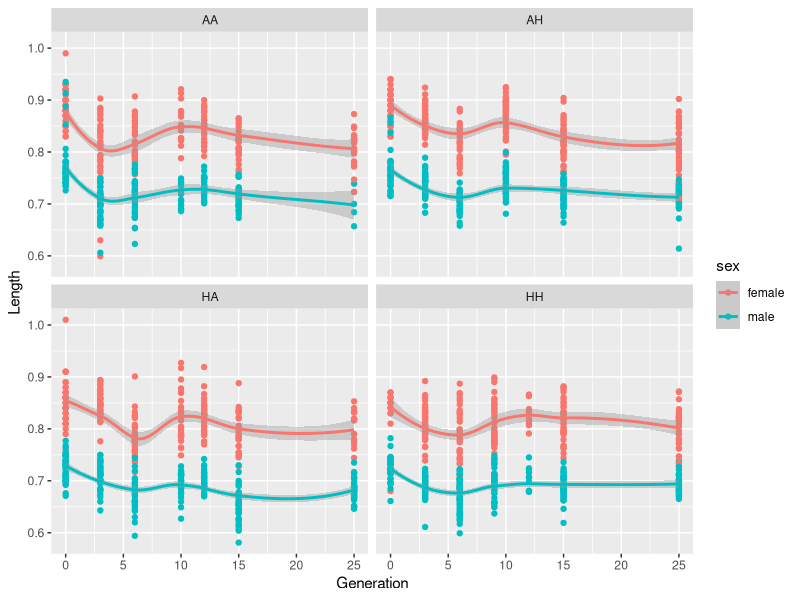
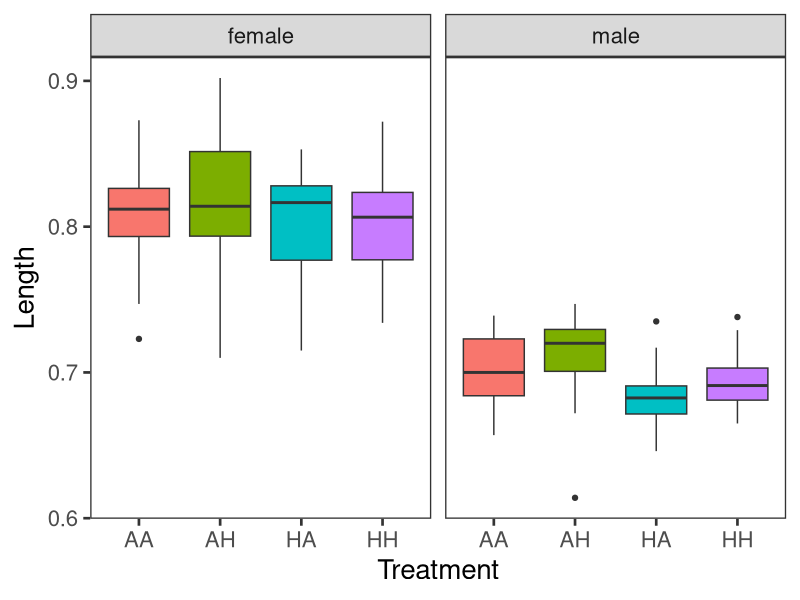

Source code (R) for these figures, in order:
library(tidyverse)

#Previous body size data 
sizes = read.csv(file = "Data/Body_size_data_complete.txt", sep = "\t")

adults = sizes %>%  
  filter(Stage != "C1") %>%  
  mutate("sex" = if_else(str_detect(Stage, pattern = "M"), "male", "female"))

ggplot(adults, aes(x = Generation, y = Length, colour = sex)) + 
  facet_wrap(Treatment~.) + 
  geom_point() + 
  geom_smooth()

adults %>%  
  filter(Generation == 25) %>% 
  ggplot(aes(x = Treatment, y = Length, fill = Treatment)) + 
  facet_wrap(sex~.) + 
  geom_boxplot() + 
  theme_bw(base_size = 20) + 
  theme(legend.position = "none",
        panel.grid = element_blank())
             